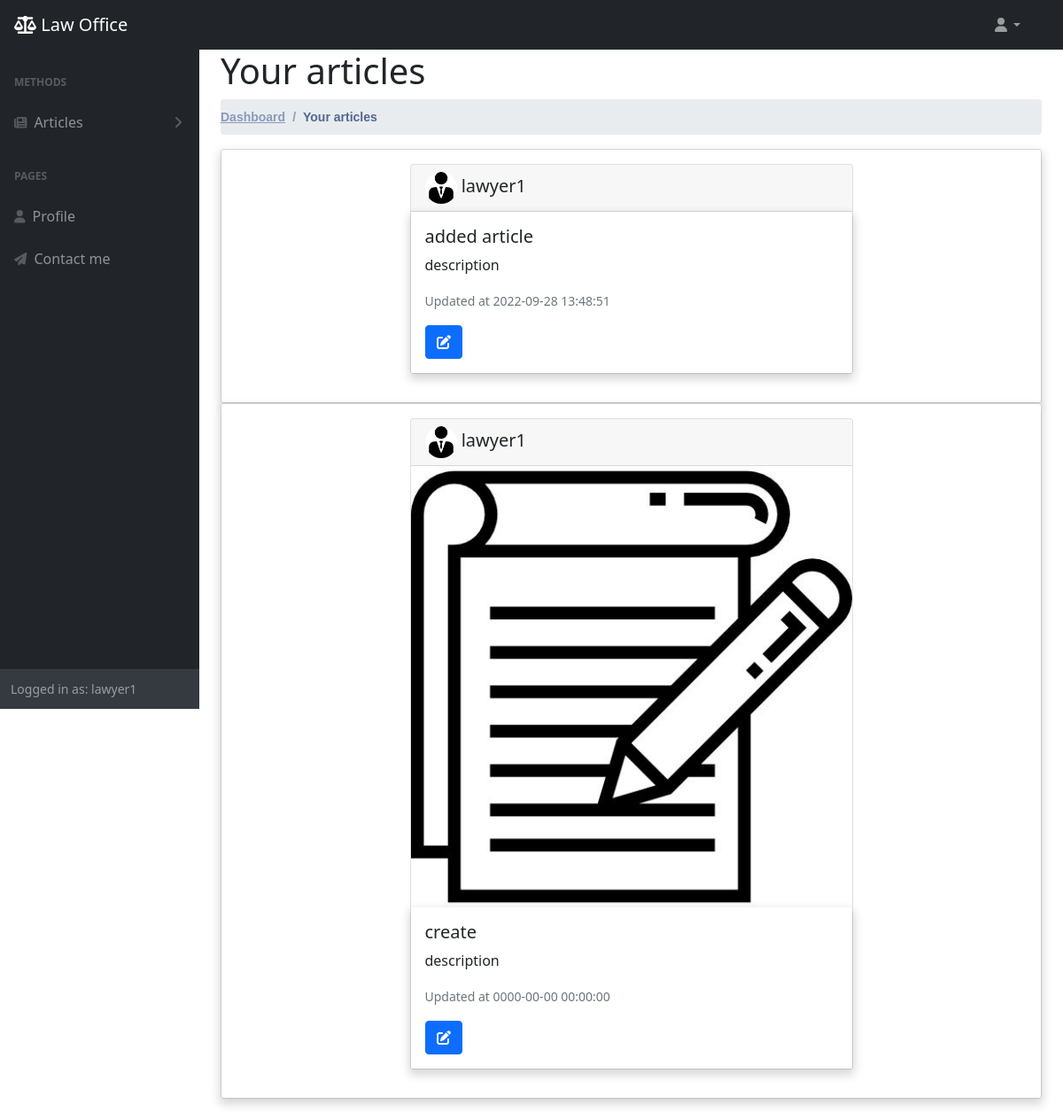
Page /auth/your_articles.php (signed in) on the committed database.
### tables this page shows
CREATE TABLE `articles` (
  `id` int(11) NOT NULL,
  `title` varchar(20) NOT NULL,
  `description` text NOT NULL,
  `author` varchar(50) NOT NULL,
  `image` varchar(200) NOT NULL,
  `created_time` timestamp NOT NULL DEFAULT current_timestamp() ON UPDATE current_timestamp(),
  `updated_time` timestamp NOT NULL DEFAULT current_timestamp(),
  `image_profile` varchar(300) NOT NULL,
  `id_pro` varchar(60) NOT NULL
);

CREATE TABLE `lawyers` (
  `id` int(11) NOT NULL,
  `name` varchar(90) NOT NULL,
  `age` int(11) NOT NULL,
  `address` varchar(100) NOT NULL,
  `salary` float NOT NULL,
  `yearsEX` int(11) NOT NULL,
  `phone` varchar(13) NOT NULL,
  `email` varchar(100) NOT NULL,
  `password` varchar(40) NOT NULL,
  `image` varchar(300) NOT NULL
);

### auth/your_articles.php (the view)
<?php
include '../shared/header.php';
include '../shared/navbar.php';
include '../shared/aside.php';
?>
<div id="layoutSidenav_content">
    <main>
        <div class="container-fluid px-4">
            <div class="pagetitle">
                <h1 class="">Your articles</h1>
                <nav>
                    <ol class="breadcrumb" style="height: 40px; align-items:center;">
                        <li class="breadcrumb-item"><a href="/ODC8/dashboard.php">Dashboard</a></li>
                        <li class="breadcrumb-item active">Your articles</li>
                    </ol>
                </nav>
            </div>
            <?php
            $fetch = "SELECT * FROM `articles`";
            $sql = mysqli_query($connection, $fetch);
            $id = $_SESSION['id'];
            $img = "";
            $title = "";
            $desc = "";
            $create = "";
            $article_id = "";
            $updated = "";
            $auth_name = "";
            $img_pro = "";
            foreach ($sql as $ar) {
                $auth_id = $ar['id_pro'];
                if ($_SESSION['isAdmin']) {
                    $int = (int)filter_var($auth_id, FILTER_SANITIZE_NUMBER_INT);
                    if ($id == $int) {
                        $admins = mysqli_query($connection, "SELECT * FROM `admin` WHERE id=$id");
                        $img = $ar['image'];
                        $title = $ar['title'];
                        $desc = $ar['description'];
                        $create = $ar['created_time'];
                        $article_id = $ar['id'];
                        $updated = $ar['updated_time'];
                        $e = mysqli_fetch_assoc($admins);
                        $auth_name = $e['name'];
                        $img_pro = $e['image'];
                    }
                } else {
                    $int = (int)filter_var($auth_id, FILTER_SANITIZE_NUMBER_INT);
                    if ($id == $int) {
                        $lawyers = mysqli_query($connection, "SELECT * FROM `lawyers` WHERE id=$id");
                        $img = $ar['image'];
                        $title = $ar['title'];
                        $desc = $ar['description'];
                        $create = $ar['created_time'];
                        $article_id = $ar['id'];
                        $updated = $ar['updated_time'];
                        $e = mysqli_fetch_assoc($lawyers);
                        $auth_name = $e['name'];
                        $img_pro = $e['image'];
                    }
                }
            ?>
            <?php if($article_id == ""){ ?>
                <img src='../assets/img/no_result.jpg' class='card-img-top rounded-circle' >
                <?php break;}else{ ?>
                <div class='card'>
                    <div class='card-body'>
                        <div class='d-flex justify-content-center '>
                            <div class='card mb-3' style='width: 500px ;'>
                                <h5 class='card-header'>
                                    <?php if ($img_pro != "") { ?>
                                        <img src='<?php echo $img_pro ?>' class='card-img-top rounded-circle' style="max-height: 36px; max-width:min-content;">
                                    <?php } ?>
                                    <?php echo $auth_name ?>
                                </h5>
                                <?php if ($img != "") { ?>
                                    <img src='<?php echo $img ?>' class='card-img-top'> <?php } ?>
                                <div class='card-body'>
                                    <h5 class='card-title'> <?php echo $title ?></h5>
                                    <p class='card-text'><?php echo $desc ?></p>
                                    <?php if ($updated != 0) { ?>
                                        <p class='card-text'><small class='text-muted'>Updated at <?php echo $updated ?></small></p>
                                    <?php } else { ?>
                                        <p class='card-text'><small class='text-muted'>Created at <?php echo $create ?></small></p>
                                    <?php } ?>
                                    <a class="btn btn-primary" href="edit_article.php?edit=<?php echo $article_id ?>"> <i class="fa-solid fa-pen-to-square"></i></a>
                                </div>
                            </div>
                        </div>
                    </div>
                </div>
            <?php
            } ?>
             <?php
            } ?>
        </div>
        <br>
    </main>
</div>
<?php
include '../shared/footer.php';
?>

### shared/header.php (shortened to what this page needs)
<!DOCTYPE html>
<html lang="en">
<head>
    <link href="https://cdn.jsdelivr.net/npm/simple-datatables@latest/dist/style.css" rel="stylesheet" />
    <link rel="stylesheet" href="https://cdn.jsdelivr.net/npm/bootstrap@4.6.2/dist/css/bootstrap.min.css">
    <link href="/ODC8/css/styles.css" rel="stylesheet" />
    <link rel="stylesheet" href="/ODC8/font_awesome/css/all.min.css">
</head>
<body class="sb-nav-fixed">

### shared/navbar.php (shortened to what this page needs)
<nav class="sb-topnav navbar navbar-expand navbar-dark bg-dark">
    <a class="navbar-brand ps-3" href="/ODC8/dashboard.php"><i class="fa-solid fa-scale-balanced"></i> Law Office</a>
    <ul class="navbar-nav ms-auto ms-md-0 me-3 me-lg-4">
        <li class="nav-item dropdown">
            <a class="nav-link dropdown-toggle" id="navbarDropdown" href="#" role="button" data-bs-toggle="dropdown" aria-expanded="false"><i class="fas fa-user fa-fw"></i></a>
        </li>
    </ul>
</nav>

### shared/aside.php (shortened to what this page needs)
<div id="layoutSidenav">
    <div id="layoutSidenav_nav">
        <nav class="sb-sidenav accordion sb-sidenav-dark" id="sidenavAccordion">
            <div class="sb-sidenav-menu">
                <div class="nav">
                    <?php if ($_SESSION['role'] == 1 || $_SESSION['role'] == 2) {
                   echo ' <div class="sb-sidenav-menu-heading">METHODS</div>';
                    } ?>
                    <a class="nav-link collapsed" href="#" data-bs-toggle="collapse" data-bs-target="#articles_collapseLayouts" aria-expanded="false" aria-controls="collapseLayouts">
                        <div class="sb-nav-link-icon"> <i class="fa-solid fa-newspaper"></i></div>
                        Articles
                        <div class="sb-sidenav-collapse-arrow"><i class="fas fa-angle-down"></i></div>
                    </a>
                    <div class="sb-sidenav-menu-heading">PAGES</div>
                    <a class="nav-link collapsed" href="/ODC8/auth/profile.php">
                        <div class="sb-nav-link-icon"> <i class="fa-solid fa-user"></i></div>
                        Profile
                    </a>
                    <a class="nav-link collapsed" href="/ODC8/contact_me.php">
                        <div class="sb-nav-link-icon"> <i class="fa-solid fa-paper-plane"></i></div>
                        Contact me
                    </a>
                </div>
            </div>
            <div class="sb-sidenav-footer">
                <div class="small">Logged in as: <?php echo $_SESSION['name'] ?></div>
            </div>
        </nav>
    </div>

### shared/footer.php (shortened to what this page needs)
    </body>
</html>

### rows in the picture
articles: lawyers.image (picture), lawyers.name "lawyer1", title "added article", description "description", updated_time "2022-09-28 13:48:51"
articles: lawyers.image (picture), lawyers.name "lawyer1", image (picture), title "create", description "description", updated_time "0000-00-00 00:00:00"

### other values in the picture
$_SESSION['name'] "lawyer1"
